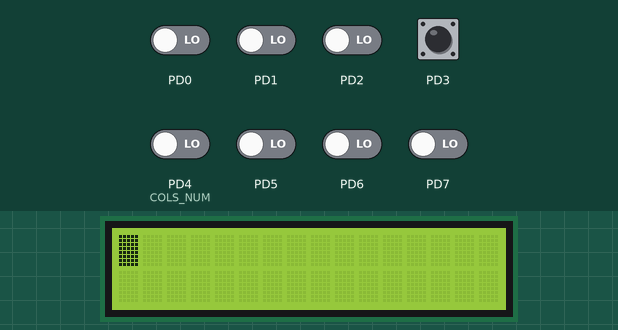
Bench run of a program on a simulated ATmega32, built with avr-gcc and emulated at 8 MHz. Parts: 16×2 character LCD. Wiring (inferred from the names in the program): character LCD (HD44780): RS PA3; E PA2; data PB0, PB1, PB2, PB4. Inputs (shaded band) come from the test bench; at power-on: PD3 HIGH, PD0–2, PD4 (COLS_NUM), PD5–7 LOW.

Above: at 1.2 s.
1.3 s: PD3 pulled LOW for 0.15 s
At 2.3 s:
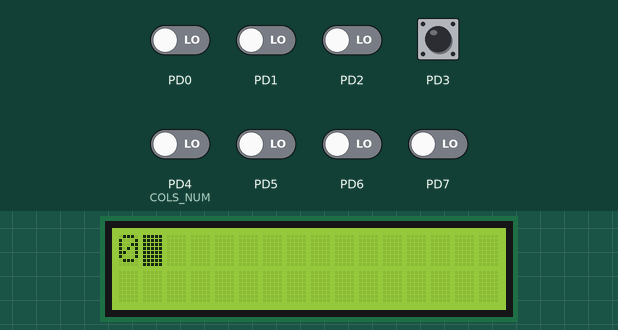
2.9 s: PD3 pulled LOW for 1 s
At 3.7 s:
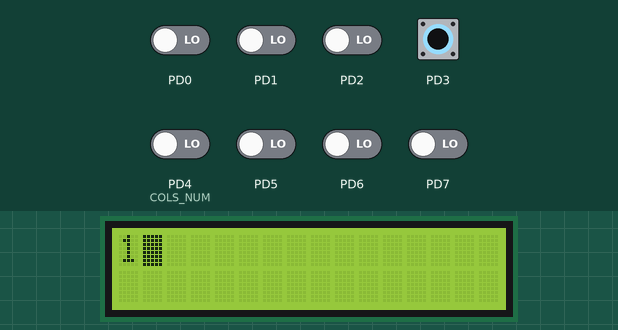
Timing chart, 0 to 5.9 s (numbered marks = the images above; inputs shaded):
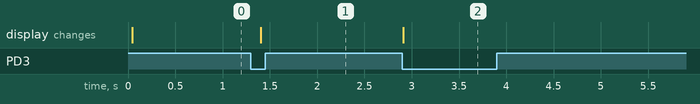

The program:

main.c
```c
/*
 * main.c
 *
 *  Created on: Oct 23, 2023
/* Author : Moustafa mohammed Mostafa
 */
#include "COTS/LIB/Bit_Math.h"
#include "COTS/LIB/STD_Types.h"
#include "COTS/MCAL/DIO/DIO_interface.h"
#include "COTS/MCAL/EXTI/EXTI_interface.h"
#include "COTS/MCAL/GIE/GIE_interface.h"
#include "COTS/HAL/LCD/LCD_interface.h"
#include "avr/delay.h"

void Counter(void){

	static u8 counter=0;
	static u8 flag=0;

	LCD_voidGoToXY(0,0);
	LCD_voidWriteNumber(counter);

	if(!flag){
		counter++;
		if(counter>=9){
			flag=1;
		}
	}else{
		counter--;
		if(counter<=0){
			flag=0;
		}
	}

}


int main(){

	DIO_voidSetPinDirection(PORTD,PIN3,PIN_INPUT);
	DIO_voidSetPinValue(PORTD,PIN3,PIN_HIGH);

	LCD_voidInitialize();
/*
	GIE_voidEnable();
	EXTI_voidEnable(EXTI_1);
	EXTI_voidSetSenseCase(EXTI_1,FALLING_EDGE_SENSE);
	EXTI_SetCallBack(EXTI_1,Counter);
*/
	while(1){
		if(!DIO_u8GetPinValue(PORTD,PIN3)){
			Counter();
			while(!DIO_u8GetPinValue(PORTD,PIN3));
		}
		_delay_ms(100);

	}

	return 0;
}
```

KeyPad_config.h
```c
/****************************************************************************/
/************************* Author : Moustafa mohammed Mostafa  **************/
/************************* Date : 22/10/2023                   **************/
/************************* Description : keypad configurations **************/
/****************************************************************************/

#ifndef KEYPAD_CONFIG_H
#define KEYPAD_CONFIG_H

#define COLS_NUM	4
#define ROWS_NUM	4

#define COLS_PORT	PORTD
#define ROWS_PORT	PORTC

#define COL_1_PIN	PIN7
#define COL_2_PIN	PIN6
#define COL_3_PIN	PIN5
#define COL_4_PIN	PIN3

#define ROW_1_PIN	PIN5
#define ROW_2_PIN	PIN4
#define ROW_3_PIN	PIN3
#define ROW_4_PIN	PIN2

#define arr_data	{ { '1' , '2' , '3' , '/' },\
	                  { '4' , '5' , '6' , '*' },\
				      { '7' , '8' , '9' , '+' },\
					  { '#' , '0' , '=' , '-' }}

#endif //KEYPAD_CONFIG_H
```

LCD_config.h
```c
/********************************************************************/
/************************* Author : Moustafa mohammed Mostafa  **************/
/******************** Date  : 21/10/2023            *****************/
/******************** Description : LCD configuration ***************/
/********************************************************************/

#ifndef LCD_CONFIG_H
#define LCD_CONFIG_H

#define LCD_CONTROL_PORT	PORTA
#define LCD_DATA_PORT		PORTB

#define LCD_RS_PIN			PIN3
#define LCD_EN_PIN			PIN2
#define LCD_DATA_PIN4		PIN0
#define LCD_DATA_PIN5		PIN1
#define LCD_DATA_PIN6		PIN2
#define LCD_DATA_PIN7		PIN4

#endif //LCD_CONFIG_H
```

KeyPad_interface.h
```c
/***********************************************************************/
/************************* Author : Moustafa mohammed Mostafa  **************/
/************************* Date : 22/10/2023              **************/
/************************* Description : keypad interface **************/
/***********************************************************************/

#ifndef KEYPAD_INTERFACE_H
#define KEYPAD_INTERFACE_H


void KeyPad_voidInitialize();
u8 KeyPad_u8GetPressedKey();

#endif //KEYPAD_INTERFACE_H
```

KeyPad_program.c
```c
/***********************************************************************/
/************************* Author : Moustafa mohammed Mostafa  **************/
/************************* Date : 22/10/2023              **************/
/************************* Description : keypad program   **************/
/***********************************************************************/

#include "../../LIB/Bit_Math.h"
#include "../../LIB/STD_Types.h"
#include "../../MCAL/DIO/DIO_interface.h"
#include "KeyPad_private.h"
#include "KeyPad_config.h"
#include "KeyPad_interface.h"
#include "avr/delay.h"

u8 ROWS_PINS[ROWS_NUM] = {ROW_1_PIN,ROW_2_PIN,ROW_3_PIN,ROW_4_PIN};
u8 COLS_PINS[COLS_NUM] = {COL_1_PIN,COL_2_PIN,COL_3_PIN,COL_4_PIN};

void KeyPad_voidInitialize(){

	for(u8 row=0;row<ROWS_NUM;row++){
		DIO_voidSetPinDirection(ROWS_PORT,ROWS_PINS[row],PIN_OUTPUT);
		DIO_voidSetPinValue(ROWS_PORT,ROWS_PINS[row],PIN_HIGH);
	}

	for(u8 col=0;col<COLS_NUM;col++){
		DIO_voidSetPinDirection(COLS_PORT,COLS_PINS[col],PIN_INPUT);
		DIO_voidSetPinValue(COLS_PORT,COLS_PINS[col],PIN_HIGH);
	}
}
u8 KeyPad_u8GetPressedKey(){

	u8 Local_u8PressedKey = 0xFF;

	u8 data[ROWS_NUM][COLS_NUM] = arr_data;

	for(u8 i=0;i<ROWS_NUM;i++){

		DIO_voidSetPinValue(ROWS_PORT,ROWS_PINS[i],PIN_LOW);

		for(u8 j=0;j<COLS_NUM;j++){
			if(DIO_u8GetPinValue(COLS_PORT,COLS_PINS[j]) == PIN_LOW){
				Local_u8PressedKey = data[i][j];
				while(DIO_u8GetPinValue(COLS_PORT,COLS_PINS[j])==PIN_LOW);
				break;
			}
		}

		DIO_voidSetPinValue(ROWS_PORT,ROWS_PINS[i],PIN_HIGH);

		if(Local_u8PressedKey != 0xFF){
			break;
		}
	}

	return Local_u8PressedKey;
}
```

LCD_interface.h
```c
/********************************************************************/
/************************* Author : Moustafa mohammed Mostafa  **************/
/******************** Date  : 21/10/2023            *****************/
/******************** Description : LCD interface   *****************/
/********************************************************************/

#ifndef LCD_INTERFACE_H
#define LCD_INTERFACE_H

#define INITIALIZE							0b00000010
#define FUNCTION_SET_2LINES_5x7_DOTS		0b00101000
#define DISPLAY_ON_CURSOR_ON_BLINK_ON		0b00001111
#define DISPLAY_ON_CURSOR_OFF				0b00001100
#define DISPLAY_CLEAR						0b00000001
#define ENTRY_MODE_SET						0b00000110

#define LINE0_ADDRESS						0x80
#define LINE1_ADDRESS						0xC0
#define LINE2_ADDRESS						0x94
#define LINE3_ADDRESS						0xD4

#define LINE0	0
#define LINE1	1
#define LINE2	2
#define LINE3	3

#define MAX_INT_DIGITS		10
#define ZERO_ASCII			'0'

void LCD_voidInitialize();
void LCD_voidWriteData(u8 Copy_u8Data);
void LCD_voidWriteCommand(u8 Copy_u8Command);
void LCD_voidClearDisplay();
void LCD_voidGoToXY(u8 Copy_u8Line,u8 Copy_u8Col);
void LCD_voidWriteString(u8 *Copy_u8String);
void LCD_voidWriteNumber(u32 Copy_u32Number);

#endif //LCD_INTERFACE_H
```

LCD_program.c
```c
/********************************************************************/
/************************* Author : Moustafa mohammed Mostafa  **************/
/******************** Date  : 21/10/2023            *****************/
/******************** Description : LCD program     *****************/
/********************************************************************/


#include "../../LIB/Bit_Math.h"
#include "../../LIB/STD_Types.h"
#include "../../MCAL/DIO/DIO_interface.h"
#include "LCD_private.h"
#include "LCD_config.h"
#include "LCD_interface.h"
#include "avr/delay.h"

void LCD_voidInitialize(){

	DIO_voidSetPinDirection(LCD_CONTROL_PORT,LCD_RS_PIN,PIN_OUTPUT);
	DIO_voidSetPinDirection(LCD_CONTROL_PORT,LCD_EN_PIN,PIN_OUTPUT);

	DIO_voidSetPinDirection(LCD_DATA_PORT,LCD_DATA_PIN4,PIN_OUTPUT);
	DIO_voidSetPinDirection(LCD_DATA_PORT,LCD_DATA_PIN5,PIN_OUTPUT);
	DIO_voidSetPinDirection(LCD_DATA_PORT,LCD_DATA_PIN6,PIN_OUTPUT);
	DIO_voidSetPinDirection(LCD_DATA_PORT,LCD_DATA_PIN7,PIN_OUTPUT);
	_delay_ms(30);

	LCD_voidWriteCommand(INITIALIZE);
	LCD_voidWriteCommand(FUNCTION_SET_2LINES_5x7_DOTS);
	_delay_ms(2);

	LCD_voidWriteCommand(DISPLAY_ON_CURSOR_ON_BLINK_ON);
	_delay_ms(2);

	LCD_voidWriteCommand(DISPLAY_CLEAR);
	_delay_ms(2);

	LCD_voidWriteCommand(ENTRY_MODE_SET);
}

void LCD_voidWriteCommand(u8 Copy_u8Command){

	DIO_voidSetPinValue(LCD_CONTROL_PORT,LCD_RS_PIN,PIN_LOW);

	DIO_voidSetPinValue(LCD_DATA_PORT,LCD_DATA_PIN4,GET_BIT(Copy_u8Command,4));
	DIO_voidSetPinValue(LCD_DATA_PORT,LCD_DATA_PIN5,GET_BIT(Copy_u8Command,5));
	DIO_voidSetPinValue(LCD_DATA_PORT,LCD_DATA_PIN6,GET_BIT(Copy_u8Command,6));
	DIO_voidSetPinValue(LCD_DATA_PORT,LCD_DATA_PIN7,GET_BIT(Copy_u8Command,7));

	DIO_voidSetPinValue(LCD_CONTROL_PORT,LCD_EN_PIN,PIN_HIGH);
	_delay_ms(1);
	DIO_voidSetPinValue(LCD_CONTROL_PORT,LCD_EN_PIN,PIN_LOW);

	DIO_voidSetPinValue(LCD_DATA_PORT,LCD_DATA_PIN4,GET_BIT(Copy_u8Command,0));
	DIO_voidSetPinValue(LCD_DATA_PORT,LCD_DATA_PIN5,GET_BIT(Copy_u8Command,1));
	DIO_voidSetPinValue(LCD_DATA_PORT,LCD_DATA_PIN6,GET_BIT(Copy_u8Command,2));
	DIO_voidSetPinValue(LCD_DATA_PORT,LCD_DATA_PIN7,GET_BIT(Copy_u8Command,3));

	DIO_voidSetPinValue(LCD_CONTROL_PORT,LCD_EN_PIN,PIN_HIGH);
	_delay_ms(1);
	DIO_voidSetPinValue(LCD_CONTROL_PORT,LCD_EN_PIN,PIN_LOW);
}

void LCD_voidWriteData(u8 Copy_u8Data){

	DIO_voidSetPinValue(LCD_CONTROL_PORT,LCD_RS_PIN,PIN_HIGH);

	DIO_voidSetPinValue(LCD_DATA_PORT,LCD_DATA_PIN4,GET_BIT(Copy_u8Data,4));
	DIO_voidSetPinValue(LCD_DATA_PORT,LCD_DATA_PIN5,GET_BIT(Copy_u8Data,5));
	DIO_voidSetPinValue(LCD_DATA_PORT,LCD_DATA_PIN6,GET_BIT(Copy_u8Data,6));
	DIO_voidSetPinValue(LCD_DATA_PORT,LCD_DATA_PIN7,GET_BIT(Copy_u8Data,7));

	DIO_voidSetPinValue(LCD_CONTROL_PORT,LCD_EN_PIN,PIN_HIGH);
	_delay_ms(1);
	DIO_voidSetPinValue(LCD_CONTROL_PORT,LCD_EN_PIN,PIN_LOW);

	DIO_voidSetPinValue(LCD_DATA_PORT,LCD_DATA_PIN4,GET_BIT(Copy_u8Data,0));
	DIO_voidSetPinValue(LCD_DATA_PORT,LCD_DATA_PIN5,GET_BIT(Copy_u8Data,1));
	DIO_voidSetPinValue(LCD_DATA_PORT,LCD_DATA_PIN6,GET_BIT(Copy_u8Data,2));
	DIO_voidSetPinValue(LCD_DATA_PORT,LCD_DATA_PIN7,GET_BIT(Copy_u8Data,3));

	DIO_voidSetPinValue(LCD_CONTROL_PORT,LCD_EN_PIN,PIN_HIGH);
	_delay_ms(1);
	DIO_voidSetPinValue(LCD_CONTROL_PORT,LCD_EN_PIN,PIN_LOW);
}

void LCD_voidClearDisplay(){
	LCD_voidWriteCommand(DISPLAY_CLEAR);
}

void LCD_voidGoToXY(u8 Copy_u8Line,u8 Copy_u8Col){
	switch(Copy_u8Line){
		case LINE0:
			LCD_voidWriteCommand(LINE0_ADDRESS+Copy_u8Col);
			break;
		case LINE1:
			LCD_voidWriteCommand(LINE1_ADDRESS+Copy_u8Col);
			break;
		case LINE2:
			LCD_voidWriteCommand(LINE2_ADDRESS+Copy_u8Col);
			break;
		case LINE3:
			LCD_voidWriteCommand(LINE3_ADDRESS+Copy_u8Col);
			break;
	}
}

void LCD_voidWriteString(u8 *Copy_u8String){
	u8 i=0;
	while(Copy_u8String[i]!='\0'){
		LCD_voidWriteData(Copy_u8String[i]);
		i++;
	}
}

void LCD_voidWriteNumber(u32 Copy_u32Number){
	u8 arr[MAX_INT_DIGITS];
	u8 i=0;
	if(Copy_u32Number==0){
		LCD_voidWriteData(ZERO_ASCII);
	}
	else{
		while(Copy_u32Number>0){
			arr[i]=Copy_u32Number%10;
			Copy_u32Number/=10;
			i++;
		}
		for(u8 j=i;j>0;j--){
			LCD_voidWriteData(arr[j-1]+ZERO_ASCII);
		}
	}
}
```

KeyPad_private.h
```c
/***********************************************************************/
/************************* Author : Moustafa mohammed Mostafa  **************/
/************************* Date : 22/10/2023              **************/
/************************* Description : keypad private   **************/
/***********************************************************************/

#ifndef KEYPAD_PRIVATE_H
#define KEYPAD_PRIVATE_H

// free driver


#endif //KEYPAD_PRIVATE_H
```

Bit_Math.h
```c
/**********************************************************************/
/************************* Author : Moustafa mohammed Mostafa  **************/
/*                    Date: 20/10/2023                                */
/*                    Description: Bit Math                           */
/**********************************************************************/

#ifndef BIT_MATH_H
#define BIT_MATH_H

#define GET_BIT(reg,bitNum) (reg>>bitNum)&1
#define SET_BIT(reg,bitNum) reg|=(1<<bitNum)
#define CLR_BIT(reg,bitNum) reg&=(~(1<<bitNum))
#define TOG_BIT(reg,bitNum) reg^=(1<<bitNum)

#define SET_BYTE(reg,val)	reg=val
#define CONC_BYTE(b7,b6,b5,b,b3,b2,b1,b0)	0b##b7##b6##b5##b4##b3##b2##b1##b0

#endif //BIT_MATH_H
```

STD_Types.h
```c
/**********************************************************************/
/************************* Author : Moustafa mohammed Mostafa  **************/
/*                    Date: 20/10/2023                                */
/*                    Description: STD TYPES                          */
/**********************************************************************/

#ifndef STD_TYPES_H
#define STD_TYPES_H

// data types
typedef unsigned char u8;
typedef unsigned short int u16;
typedef unsigned long int u32;
typedef unsigned long long int u64;
typedef signed char s8;
typedef signed short int s16;
typedef signed long int s32;
typedef signed long long int s64;
typedef float f32;
typedef double f64;

#define NULL ((void *)(0x00))

#endif //STD_TYPES_H
```

DIO_config.h
```c
/**********************************************************************/
/************************* Author : Moustafa mohammed Mostafa  **************/
/*                    Date: 20/10/2023                                */
/*                    Description: DIO configuration                  */
/**********************************************************************/

#ifndef DIO_CONFIG_H
#define DIO_CONFIG_H

/************* free driver *************/

#endif // DIO_CONFIG_H
```

DIO_interface.h
```c
/**********************************************************************/
/************************* Author : Moustafa mohammed Mostafa  **************/
/*                    Date: 20/10/2023                                */
/*                    Description: DIO interface                      */
/**********************************************************************/

#ifndef DIO_INTERFACE_H
#define DIO_INTERFACE_H

#define PORTA (u8)(0x00)
#define PORTB (u8)(0x01)
#define PORTC (u8)(0x02)
#define PORTD (u8)(0x03)

#define PIN0 (u8)(0x00)
#define PIN1 (u8)(0x01)
#define PIN2 (u8)(0x02)
#define PIN3 (u8)(0x03)
#define PIN4 (u8)(0x04)
#define PIN5 (u8)(0x05)
#define PIN6 (u8)(0x06)
#define PIN7 (u8)(0x07)

#define PIN_INPUT (u8)(0x00)
#define PIN_OUTPUT (u8)(0x01)

#define PIN_LOW (u8)(0x00)
#define PIN_HIGH (u8)(0x01)

#define PORT_INPUT (u8)(0x00)
#define PORT_OUTPUT (u8)(0xff)

#define HALF_IN_OUT (u8)(0x0f)
#define HALF_OUT_IN (u8)(0xf0)

#define PORT_LOW (u8)(0x00)
#define PORT_HIGH (u8)(0xff)

#define HALF_LOW_HIGH (u8)(0x0f)
#define HALF_HIGH_LOW (u8)(0xf0)


//============== prototype ======================

void DIO_voidSetPortDirection(u8 Copy_u8PortID,u8 Copy_u8PortDir);
void DIO_voidSetPortValue(u8 Copy_u8PortID,u8 Copy_u8PortValue);
void DIO_voidSetPinDirection(u8 Copy_u8PortID,u8 Copy_u8PinID,u8 Copy_u8PinDir);
void DIO_voidSetPinValue(u8 Copy_u8PortID,u8 Copy_u8PinID,u8 Copy_u8PinValue);
u8   DIO_u8GetPinValue(u8 Copy_u8PortID,u8 Copy_u8PinID);
void DIO_voidTogglePinValue(u8 Copy_u8PortID,u8 Copy_u8PinID);

#endif // DIO_INTERFACE_H
```

DIO_private.h
```c
/**********************************************************************/
/************************* Author : Moustafa mohammed Mostafa  **************/
/*                    Date: 20/10/2023                                */
/*                    Description: DIO private                        */
/**********************************************************************/

#ifndef DIO_PRIVATE_H
#define DIO_PRIVATE_H

//===================== port A ============================

#define PORTA_REG *((volatile u8 *)0x3B)
#define DDRA_REG  *((volatile u8 *)0x3A)
#define PINA_REG  *((volatile u8 *)0x39)

//===================== port B ============================

#define PORTB_REG *((volatile u8 *)0x38)
#define DDRB_REG  *((volatile u8 *)0x37)
#define PINB_REG  *((volatile u8 *)0x36)

//===================== port C ============================

#define PORTC_REG *((volatile u8 *)0x35)
#define DDRC_REG  *((volatile u8 *)0x34)
#define PINC_REG  *((volatile u8 *)0x33)

//===================== port D ============================

#define PORTD_REG *((volatile u8 *)0x32)
#define DDRD_REG  *((volatile u8 *)0x31)
#define PIND_REG  *((volatile u8 *)0x30)

#endif // DIO_PRIVATE_H
```

LCD_private.h
```c
/********************************************************************/
/************************* Author : Moustafa mohammed Mostafa  **************/
/******************** Date  : 21/10/2023            *****************/
/******************** Description : LCD private     *****************/
/********************************************************************/

#ifndef LCD_PRIVATE_H
#define LCD_PRIVATE_H

// free driver

#endif //LCD_PRIVATE_H
```

Bit_Math.h
```c
/**********************************************************************/
/************************* Author : Moustafa mohammed Mostafa  **************/
/*                    Date: 20/10/2023                                */
/*                    Description: Bit Math                           */
/**********************************************************************/

#ifndef BIT_MATH_H
#define BIT_MATH_H

#define GET_BIT(reg,bitNum) (reg>>bitNum)&1
#define SET_BIT(reg,bitNum) reg|=(1<<bitNum)
#define CLR_BIT(reg,bitNum) reg&=(~(1<<bitNum))
#define TOG_BIT(reg,bitNum) reg^=(1<<bitNum)

#define SET_BYTE(reg,val)	reg=val
#define CONC_BYTE(b7,b6,b5,b,b3,b2,b1,b0)	0b##b7##b6##b5##b4##b3##b2##b1##b0

#endif //BIT_MATH_H
```

STD_Types.h
```c
/**********************************************************************/
/************************* Author : Moustafa mohammed Mostafa  **************/
/*                    Date: 20/10/2023                                */
/*                    Description: STD TYPES                          */
/**********************************************************************/

#ifndef STD_TYPES_H
#define STD_TYPES_H

// data types
typedef unsigned char u8;
typedef unsigned short int u16;
typedef unsigned long int u32;
typedef unsigned long long int u64;
typedef signed char s8;
typedef signed short int s16;
typedef signed long int s32;
typedef signed long long int s64;
typedef float f32;
typedef double f64;

#define NULL ((void *)(0x00))

#endif //STD_TYPES_H
```

DIO_config.h
```c
/**********************************************************************/
/************************* Author : Moustafa mohammed Mostafa  **************/
/*                    Date: 20/10/2023                                */
/*                    Description: DIO configuration                  */
/**********************************************************************/

#ifndef DIO_CONFIG_H
#define DIO_CONFIG_H

/************* free driver *************/

#endif // DIO_CONFIG_H
```

GIE_interface.h
```c
/**********************************************************************/
/************************* Author : Moustafa mohammed Mostafa  **************/
/*                    Date: 23/10/2023                                */
/*                    Description: GIE interface                      */
/**********************************************************************/

#ifndef GIE_INTERFACE_H
#define GIE_INTERFACE_H

void GIE_voidEnable();
void GIE_voidDisable();

#endif // GIE_INTERFACE_H
```

Source omitted: DIO_program.c (3374 bytes), DIO_interface.h (1573 bytes), DIO_private.h (1181 bytes), DIO_program.c (3374 bytes), EXTI_interface.h (990 bytes)

Measured:
- after the input at 1.3 s, the display: changes after 0.10 s (image 1)
- after the input at 2.9 s, the display: changes at once (image 2)
